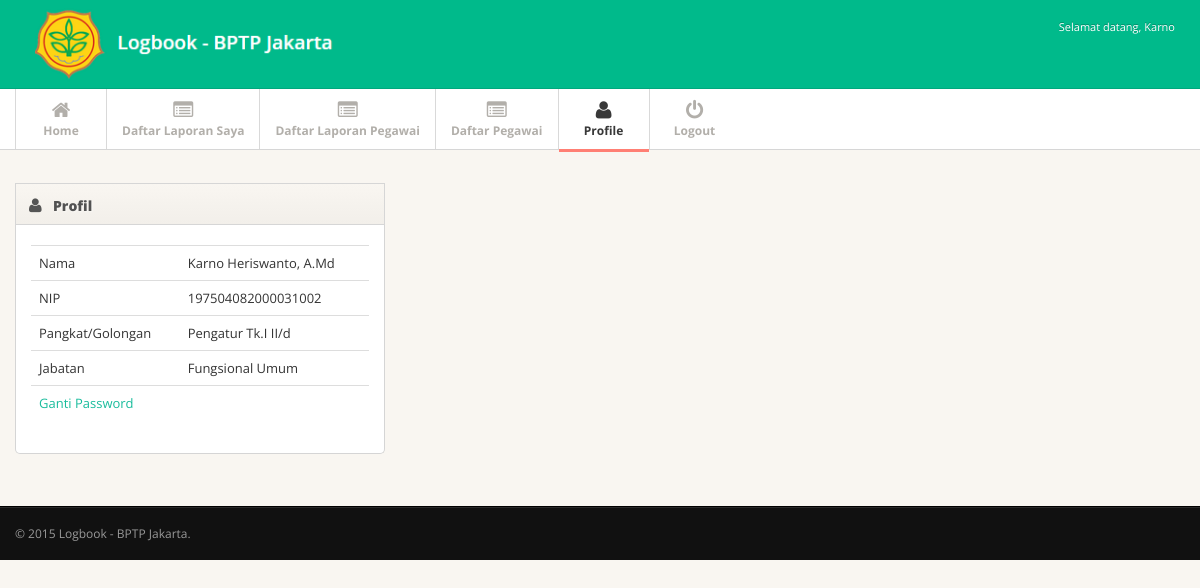
/level/superadmin/profile.php (signed in), run on the app's committed database.
### tables this page shows
CREATE TABLE IF NOT EXISTS `user` (
  `nama` varchar(40) NOT NULL,
  `nip` varchar(18) NOT NULL,
  `pangkat` varchar(25) NOT NULL,
  `jabatan` varchar(25) NOT NULL,
  `username` varchar(15) NOT NULL,
  `password` varchar(10) NOT NULL,
  `role` varchar(11) NOT NULL
);

### level/superadmin/profile.php (the view, shortened to what this page needs)
<!DOCTYPE html>
<?php
include "../../config/connect.php";
$user = $_SESSION['userid'];
?>
<html lang="en">
<head>
<link href="css/bootstrap.min.css" rel="stylesheet">
<link href="css/bootstrap-responsive.min.css" rel="stylesheet">
<link href="css/font-awesome.css" rel="stylesheet">
<link href="css/style.css" rel="stylesheet">
<link href="css/pages/dashboard.css" rel="stylesheet">
</head>
<body>
<?php
include "header-after-login.php";
?>
<div class="subnavbar">
  <div class="subnavbar-inner">
    <div class="container">
      <ul class="mainnav">
	  <li><a href="index.php"><i class="icon-home"></i><span>Home</span> </a> </li>
	  <li><a href="report.php"><i class="icon-list-alt"></i><span>Daftar Laporan Saya</span> </a> </li>
	  <li><a href="report-pegawai.php?sort=all"><i class="icon-list-alt"></i><span>Daftar Laporan Pegawai</span> </a> </li>
	  <li><a href="daftar-pegawai.php"><i class="icon-list-alt"></i><span>Daftar Pegawai</span> </a> </li>
      <li class="active"><a href="profile.php"><i class="icon-user"></i><span>Profile</span> </a> </li>
      <li class="nav navbar-nav navbar-right"><a href="logout.php"><i class="icon-off"></i><span>Logout</span> </a> </li>
    </div>
  </div>
</div>
<div class="main">
  <div class="main-inner">
    <div class="container">
	 <div class="row">
        <div class="span4">
          <div class="widget">
            <div class="widget-header"> <i class="icon-user"></i>
              <h3>Profil</h3>
            </div>
            <div class="widget-content">
			<?php
			$query ="select * from user where username='$user'";
			$data = mysqli_query($con,$query);
			$fetch	= mysqli_fetch_array($data);
			?>
              <table class="table table-hover" width="100%">
				<tr>
				<td>Nama</td>
				<td><?php echo $fetch['nama']; ?></td>
				</tr>
				<tr>
				<td>NIP</td>
				<td><?php echo $fetch['nip']; ?></td>
				</tr>
				<tr>
				<td>Pangkat/Golongan</td>
				<td><?php echo $fetch['pangkat']; ?></td>
				</tr>
				<tr>
				<td>Jabatan</td>
				<td><?php echo $fetch['jabatan']; ?></td>
				</tr>
				<tr>
				<td><a href="ganti-pass.php">Ganti Password</a></td>
				<td></td>
				</tr>
			  </table>
            </div>
          </div>
        </div>
      </div>
		</div>
    </div>
  </div>
<div class="footer">
  <div class="footer-inner">
    <div class="container">
      <div class="row">
        <div class="span12"> &copy; 2015 <a href="index.php">Logbook - BPTP Jakarta</a>. </div>
      </div>
    </div>
  </div>
</div>
</body>
</html>

### level/superadmin/css/style.css (style rules this page uses)
body { background: #f9f6f1; font: 13px/1.7em 'Open Sans'; }
.table td { vertical-align: middle; }
.subnavbar { margin-bottom: 2.5em; }
.subnavbar-inner { height: 60px; background: #fff; border-bottom: 1px solid #d6d6d6; }
.subnavbar .container > ul { display: inline-block; height: 80px; padding: 0; margin: 0; }
.subnavbar .container > ul > li { float: left; min-width: 90px; height: 60px; padding: 0; margin: 0; text-align: center; list-style: none; border-left: 1px solid #d9d9d9; }
.subnavbar .container > ul > li > a { display: block; height: 100%; padding: 0 15px; font-size: 12px; font-weight: bold; color: #b2afaa; }
.subnavbar .container > ul > li > a > i { display: inline-block; width: 24px; height: 24px; margin-top: 11px; margin-bottom: -3px; font-size: 20px; }
.subnavbar .container > ul > li > a > span { display: block; }
.subnavbar .container > ul > li.active > a { border-bottom:3px solid #ff7f74; color: #383838; }
.main { padding-bottom: 2em; border-bottom: 1px solid #000; }
.footer { margin-top: 0; border-top: 1px solid #292929; }
.footer-inner { padding: 15px 0; font-size: 12px; background: #111; color: #999; }
.footer a { color: #999; }
.widget { position: relative; clear: both; width: auto; margin-bottom: 2em; overflow: hidden; }
.widget-header { position: relative; height: 40px; line-height: 40px; background: #f9f6f1; background:-moz-linear-gradient(top, #f9f6f1 0%, #f2efea 100%); background:-webkit-gradient(linear, left top, left bottom, color-stop(0%,#f9f6f1), color-stop(100%,#f2efea)); background:-webkit-linear-gradient(top, #f9f6f1 0%,#f2efea 100%); background:-o-linear-gradient(top, #f9f6f1 0%,#f2efea 100%); background:-ms-linear-gradient(top, #f9f6f1 0%,#f2efea 100%); background:linear-gradient(top, #f9f6f1 0%,#f2efea 100%); filter: progid:DXImageTransform.Microsoft.gradient(startColorstr='#f9f6f1', endColorstr='#f2efea'); -ms-filter: "progid:DXImageTransform.Microsoft.gradient(startColorstr='#f9f6f1', endColorstr='#f2efea')"; border: 1px solid #d6d6d6; -webkit-background-clip: padding-box; }
.widget-header h3 { position: relative; top: 2px; left: 10px; display: inline-block; margin-right: 3em; font-size: 14px; font-weight: 800; color: #525252; line-height: 18px; text-shadow: 1px 1px 2px rgba(255,255,255,.5); }
.widget-header [class^="icon-"], .widget-header [class*=" icon-"] { display: inline-block; margin-left: 13px; margin-right: -2px; font-size: 16px; color: #555; vertical-align: middle; }
.widget-content { padding: 20px 15px 15px; background: #FFF; border: 1px solid #D5D5D5; -moz-border-radius: 5px; -webkit-border-radius: 5px; border-radius: 5px; }
.widget-header+.widget-content { border-top: none; -webkit-border-top-left-radius: 0; -webkit-border-top-right-radius: 0; -moz-border-radius-topleft: 0; -moz-border-radius-topright: 0; border-top-left-radius: 0; border-top-right-radius: 0; }
.widget-content:before, .widget-content:after { content:""; display:table; }
.widget-content:after { clear:both; }
.widget-content { zoom:1; }

### data on the page
user: nama "Karno Heriswanto, A.Md", nip "197504082000031002", pangkat "Pengatur Tk.I II/d", jabatan "Fungsional Umum"

### other printed values
$_SESSION['userid'] "Karno"
